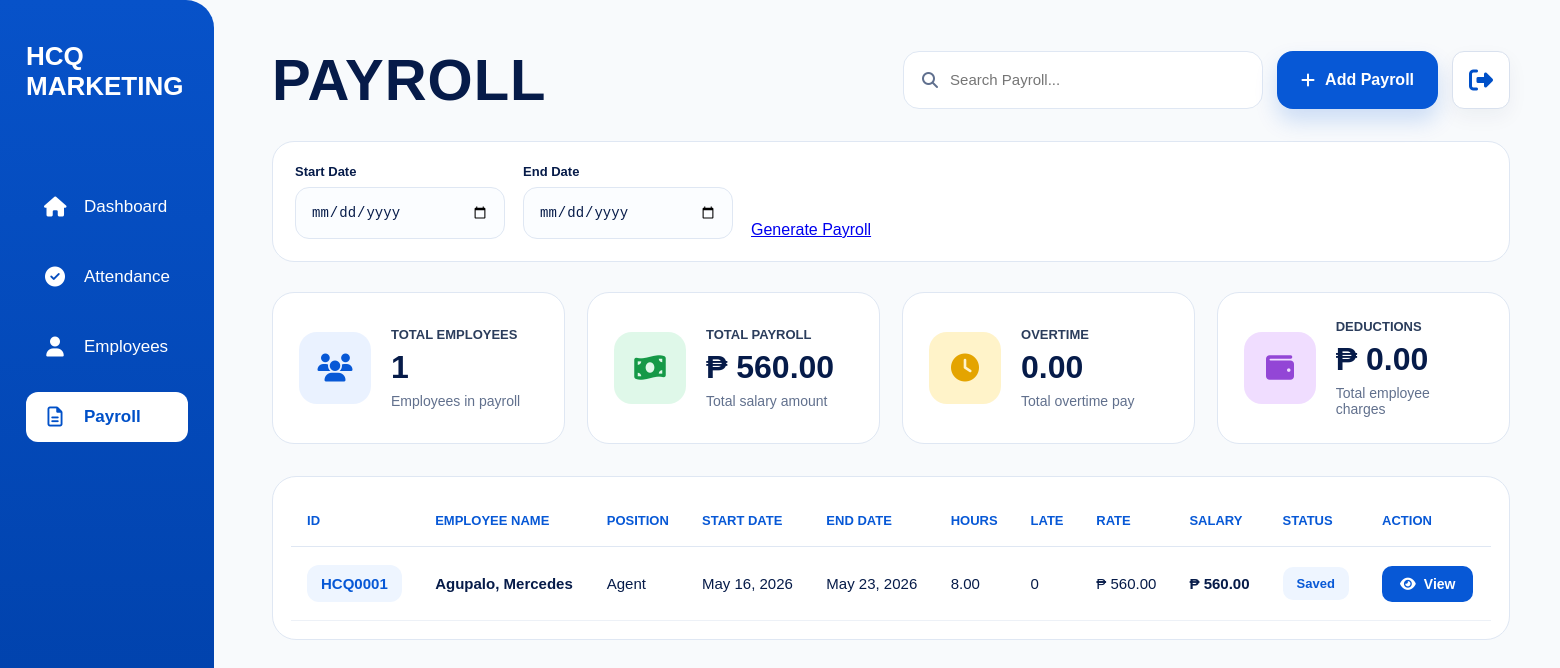
The app's page /payroll-page/, older data.
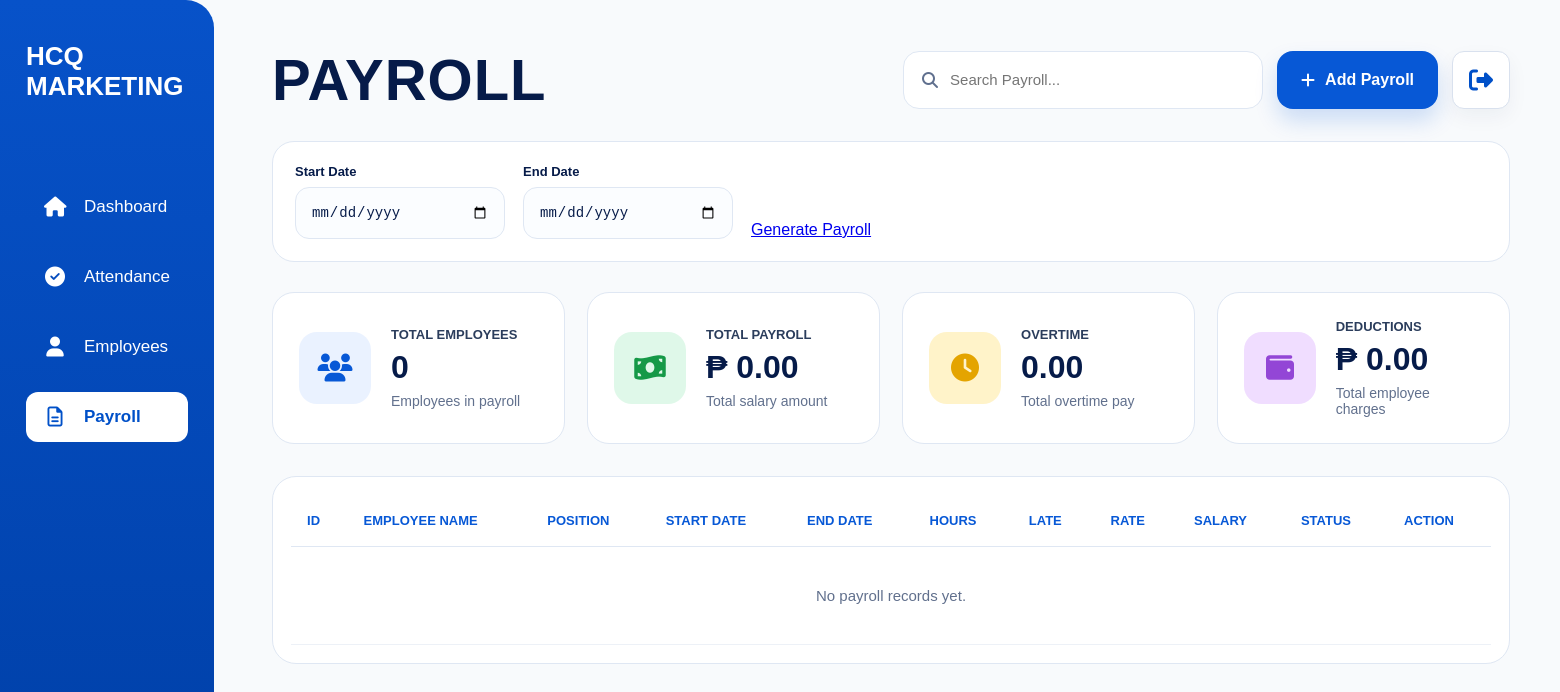
The same page, newer data.
### payroll/models.py (models this page shows, shortened)
class Payroll(models.Model):
    employee = models.ForeignKey(
        Employee,
        on_delete=models.CASCADE,
        related_name='payrolls'
    )
    start_date = models.DateField()
    end_date = models.DateField()
    total_payable_hours = models.DecimalField(
        max_digits=10,
        decimal_places=2,
        default=0
    )
    total_late_minutes = models.PositiveIntegerField(
        default=0
    )
    total_undertime_minutes = models.PositiveIntegerField(
        default=0
    )
    base_salary = models.DecimalField(
        max_digits=12,
        decimal_places=2,
        default=0
    )
    overtime_pay = models.DecimalField(
        max_digits=12,
        decimal_places=0,
        default=0
    )
    transportation_fee = models.DecimalField(
        max_digits=12,
        decimal_places=2,
        default=0
    )
    delivery_allowance = models.DecimalField(
        max_digits=12,
        decimal_places=2,
        default=0
    )
    benefits = models.DecimalField(
        max_digits=10,
        decimal_places=2,
        default=0
    )
    allowance = models.DecimalField(
        max_digits=10,
        decimal_places=2,
        default=0,
        blank=True,
        help_text='Manual allowance for this payroll period.'
    )
    cash_advance = models.DecimalField(
        max_digits=10,
        decimal_places=2,
        default=0,
        blank=True
    )
    charges = models.DecimalField(
        max_digits=10,
        decimal_places=2,
        default=0,
        blank=True
    )
    rent = models.DecimalField(
        max_digits=10,
        decimal_places=2,
        default=0,
        blank=True
    )
    remarks = models.TextField(
        blank=True,
        null=True
    )
    total_salary = models.DecimalField(
        max_digits=12,
        decimal_places=2,
        default=0
    )
    created_at = models.DateTimeField(
        auto_now_add=True
    )
    class Meta:
        ordering = [
            '-start_date',
            'employee__last_name'
        ]

### employees/models.py (models this page shows, shortened)
class Employee(models.Model):
    SALARY_TYPE_CHOICES = (
        ('daily', 'Daily'),
        ('hourly', 'Hourly'),
    )
    EMPLOYMENT_STATUS_CHOICES = (
        ('ACTIVE', 'Active'),
        ('RESIGNED', 'Resigned'),
        ('MIA', 'MIA'),
        ('TERMINATED', 'Terminated'),
    )
    employee_id = models.CharField(
        max_length=10,
        unique=True,
        editable=False
    )
    first_name = models.CharField(max_length=100)
    middle_initial = models.CharField(
        max_length=50,
        blank=True,
        null=True
    )
    last_name = models.CharField(max_length=100)
    date_of_birth = models.DateField(
        blank=True,
        null=True
    )
    citizenship = models.CharField(
        max_length=100,
        blank=True,
        null=True
    )
    address = models.CharField(
        max_length=255,
        blank=True,
        null=True
    )
    contact_number = models.CharField(
        max_length=50,
        blank=True,
        null=True
    )
    spouse_name = models.CharField(
        max_length=100,
        blank=True,
        null=True
    )
    spouse_contact_number = models.CharField(
        max_length=50,
        blank=True,
        null=True
    )
    elementary = models.CharField(
        max_length=255,
        blank=True,
        null=True
    )
    elementary_year = models.CharField(
        max_length=50,
        blank=True,
        null=True
    )
    high_school = models.CharField(
        max_length=255,
        blank=True,
        null=True
    )
    high_school_year = models.CharField(
        max_length=50,
        blank=True,
        null=True
    )
    college = models.CharField(
        max_length=255,
        blank=True,
        null=True
    )
    college_year = models.CharField(
        max_length=50,
        blank=True,
        null=True
    )
    company_1 = models.CharField(
        max_length=255,
        blank=True,
        null=True
    )
    company_address_1 = models.CharField(
        max_length=255,
        blank=True,
        null=True
    )
    occupation_1 = models.CharField(
        max_length=100,
        blank=True,
        null=True
    )
    years_1 = models.CharField(
        max_length=50,
        blank=True,
        null=True
    )
    company_2 = models.CharField(
        max_length=255,
        blank=True,
        null=True
    )
    company_address_2 = models.CharField(
        max_length=255,
        blank=True,
        null=True
    )
    occupation_2 = models.CharField(
        max_length=100,
        blank=True,
        null=True
    )
    years_2 = models.CharField(
        max_length=50,
        blank=True,
        null=True
    )
    company_3 = models.CharField(
        max_length=255,
        blank=True,
        null=True
    )
    company_address_3 = models.CharField(
        max_length=255,
        blank=True,
        null=True
    )
    occupation_3 = models.CharField(
        max_length=100,
        blank=True,
        null=True
    )
    years_3 = models.CharField(
        max_length=50,
        blank=True,
        null=True
    )
    reference_name_1 = models.CharField(
        max_length=100,
        blank=True,
        null=True
    )
    reference_occupation_1 = models.CharField(
        max_length=100,
        blank=True,
        null=True
    )
    reference_contact_1 = models.CharField(
        max_length=50,
        blank=True,
        null=True
    )
    reference_name_2 = models.CharField(
        max_length=100,
        blank=True,
        null=True
    )
    reference_occupation_2 = models.CharField(
        max_length=100,
        blank=True,
        null=True
    )
    reference_contact_2 = models.CharField(
        max_length=50,
        blank=True,
        null=True
    )
    reference_name_3 = models.CharField(
        max_length=100,
        blank=True,
        null=True
    )
    reference_occupation_3 = models.CharField(
        max_length=100,
        blank=True,
        null=True
    )
    reference_contact_3 = models.CharField(
        max_length=50,
        blank=True,
        null=True
    )
    sss_number = models.CharField(
        max_length=100,
        blank=True,
        null=True
    )
    sss_file = models.FileField(
        upload_to='government_documents/sss/',
        blank=True,
        null=True
    )
    philhealth_number = models.CharField(
        max_length=100,
        blank=True,
        null=True
    )
    philhealth_file = models.FileField(
        upload_to='government_documents/philhealth/',
        blank=True,
        null=True
    )
    nbi_clearance_number = models.CharField(
        max_length=100,
        blank=True,
        null=True
    )
    nbi_clearance_file = models.FileField(
        upload_to='government_documents/nbi/',
        blank=True,
        null=True
    )
    barangay_clearance_number = models.CharField(
        max_length=100,
        blank=True,
        null=True
    )
    barangay_clearance_file = models.FileField(
        upload_to='government_documents/barangay/',
        blank=True,
        null=True
    )
    tin_number = models.CharField(
        max_length=100,
        blank=True,
        null=True
    )
    tin_file = models.FileField(
        upload_to='government_documents/tin/',
        blank=True,
        null=True
    )
    drivers_license_number = models.CharField(
        max_length=100,
        blank=True,
        null=True
    )
    drivers_license_file = models.FileField(
        upload_to='government_documents/drivers_license/',
        blank=True,
        null=True
    )
    position = models.CharField(max_length=100)
    employment_status = models.CharField(
        max_length=20,
        choices=EMPLOYMENT_STATUS_CHOICES,
        default='ACTIVE'
    )
    employment_remarks = models.TextField(
        blank=True,
        null=True
    )
    salary_type = models.CharField(
        max_length=10,
        choices=SALARY_TYPE_CHOICES,
        default='daily'
    )
    rate = models.DecimalField(
        max_digits=10,
        decimal_places=2
    )
    benefits = models.DecimalField(
        max_digits=10,
        decimal_places=2,
        default=0
    )
    date_started = models.DateField(
        blank=True,
        null=True
    )
    photo = models.ImageField(
        upload_to='employee_photos/',
        blank=True,
        null=True
    )
    qr_code = models.ImageField(
        upload_to='employee_qrcodes/',
        blank=True,
        null=True
    )
    resume = models.FileField(
        upload_to='employee_resumes/',
        blank=True,
        null=True
    )

### payroll/views.py (the view, shortened to what this page needs)
# urls.py: path("", views.payroll_page, name="payroll-page"),
def payroll_page(request):
    q = request.GET.get("q", "")
    start_date = request.GET.get("start_date", "")
    end_date = request.GET.get("end_date", "")
    payrolls = Payroll.objects.select_related(
        "employee"
    ).filter(
        employee__employment_status="ACTIVE"
    )
    if start_date:
        payrolls = payrolls.filter(
            start_date__gte=start_date
        )
    if end_date:
        payrolls = payrolls.filter(
            end_date__lte=end_date
        )
    payrolls = payrolls.order_by(
        "employee__employee_id"
    )
    total_deductions = (
        (payrolls.aggregate(total=Sum("cash_advance"))["total"] or 0)
        +
        (payrolls.aggregate(total=Sum("charges"))["total"] or 0)
        +
        (payrolls.aggregate(total=Sum("rent"))["total"] or 0)
        +
        (payrolls.aggregate(total=Sum("benefits"))["total"] or 0)
    )
    context = {
        "payroll_data": payrolls,
        "total_employees": payrolls.values(
            "employee"
        ).distinct().count(),
        "total_payroll": payrolls.aggregate(
            total=Sum("total_salary")
        )["total"] or 0,
        "total_overtime": payrolls.aggregate(
            total=Sum("overtime_pay")
        )["total"] or 0,
        "total_deductions": total_deductions,
        "q": q,
        "start_date": start_date,
        "end_date": end_date,
    }
    return render(
        request,
        "admin/payroll/payroll_page.html",
        context
    )

### templates/admin/payroll/payroll_page.html (shortened to what the changed rows need)
{% load static %}
{% load humanize %}
<!DOCTYPE html>
<html lang="en">
<head>
    <link rel="stylesheet" href="{% static 'dashboard/dashboard.css' %}">
    <link rel="stylesheet"
          href="https://cdnjs.cloudflare.com/ajax/libs/font-awesome/6.5.1/css/all.min.css">
</head>
<body>
<div class="modern-page">
    <main class="modern-content">
        <div class="payroll-header">
            <h1 class="payroll-title">
                PAYROLL
            </h1>
        </div>
        <div class="payroll-summary-grid">
            <div class="payroll-summary-card">
                <div>
                    <p>Total Employees</p>
                    <h2>{{ total_employees }}</h2>
                    <span>Employees in payroll</span>
                </div>
            </div>
            <div class="payroll-summary-card">
                <div>
                    <p>Total Payroll</p>
                    <h2>
                        ₱ {{ total_payroll|floatformat:2|intcomma }}
                    </h2>
                    <span>Total salary amount</span>
                </div>
            </div>
            <div class="payroll-summary-card">
                <div>
                    <h2>
                        {{ total_overtime|floatformat:2 }}
                    </h2>
                </div>
            </div>
            <div class="payroll-summary-card">
                <div>
                    <h2>
                        ₱ {{ total_deductions|floatformat:2|intcomma }}
                    </h2>
                </div>
            </div>
        </div>
        <div class="payroll-table-card">
            <table class="payroll-table">
                <thead>
                    <tr>
                        <th>ID</th>
                        <th>Employee Name</th>
                        <th>Position</th>
                        <th>Start Date</th>
                        <th>End Date</th>
                        <th>Hours</th>
                        <th>Late</th>
                        <th>Rate</th>
                        <th>Salary</th>
                        <th>Status</th>
                        <th>Action</th>
                    </tr>
                </thead>
                <tbody>
                    {% for row in payroll_data %}
                    <tr>
                        <td>
                            <span class="employee-id">
                                {{ row.employee.employee_id }}
                            </span>
                        </td>
                        <td class="employee-name">
                            {{ row.employee.last_name }},
                            {{ row.employee.first_name }}
                        </td>
                        <td>
                            {{ row.employee.position }}
                        </td>
                        <td>
                            {{ row.start_date }}
                        </td>
                        <td>
                            {{ row.end_date }}
                        </td>
                        <td>
                            {{ row.total_payable_hours|floatformat:2 }}
                        </td>
                        <td>
                            {{ row.total_late_minutes }}
                        </td>
                        <td>
                            ₱ {{ row.employee.rate|floatformat:2|intcomma }}
                        </td>
                        <td class="salary">
                            ₱ {{ row.total_salary|floatformat:2|intcomma }}
                        </td>
                        <td>
                            <span class="status-badge">
                                Saved
                            </span>
                        </td>
                        <td>
                            <a href="{% url 'view-payroll' row.id %}" class="view-btn">
                                <i class="fa-solid fa-eye"></i>
                                View
                            </a>
                        </td>
                    </tr>
                    {% empty %}
                    <tr>
                        <td colspan="11" class="empty-row">
                            No payroll records yet.
                        </td>
                    </tr>
                    {% endfor %}
                </tbody>
            </table>
        </div>
    </main>
</div>
</body>
</html>

Row changes from the older to the newer data that the page shows:
removed Payroll: employee.employee_id "HCQ0001", employee.last_name "Agupalo", employee.first_name "Mercedes", employee.position "Agent", start_date "May 16, 2026", end_date "May 23, 2026", total_payable_hours "8.00", total_late_minutes "0", employee.rate "560.00", total_salary "560.00"
Text that changed along with them:
{{ total_employees }}: "1" → "0"
{{ total_payroll|floatformat:2|intcomma }}: "560.00" → "0.00"
text now shown: "No payroll records yet."
